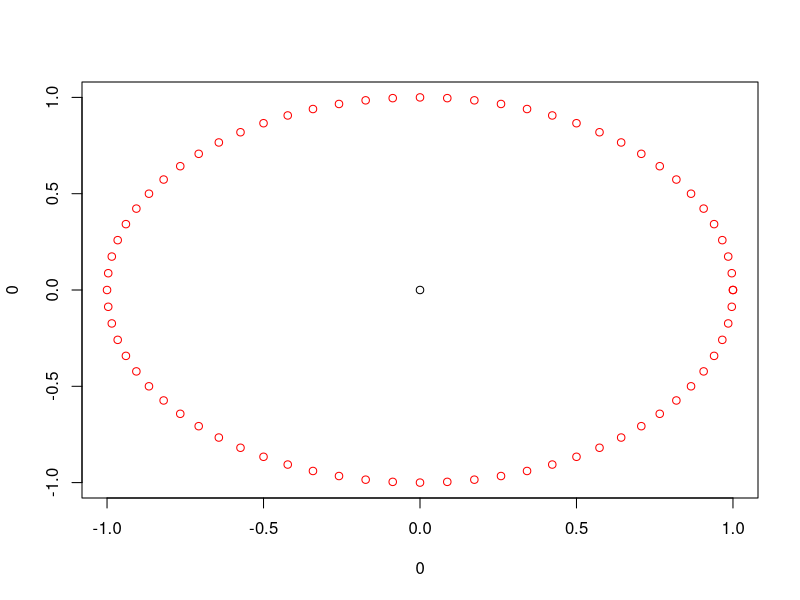
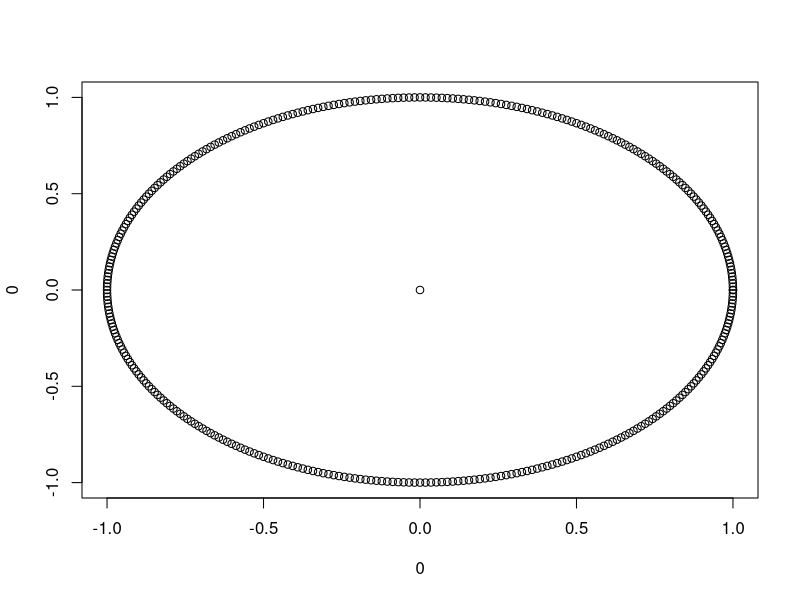
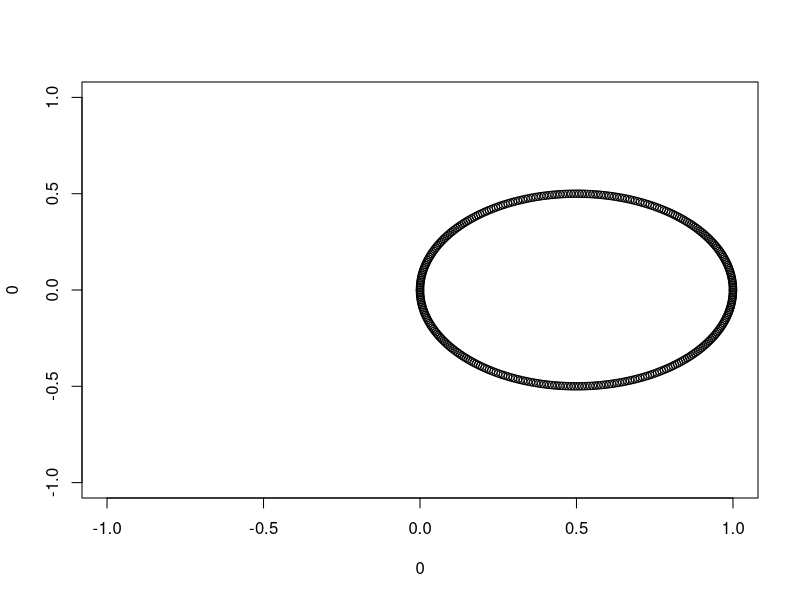
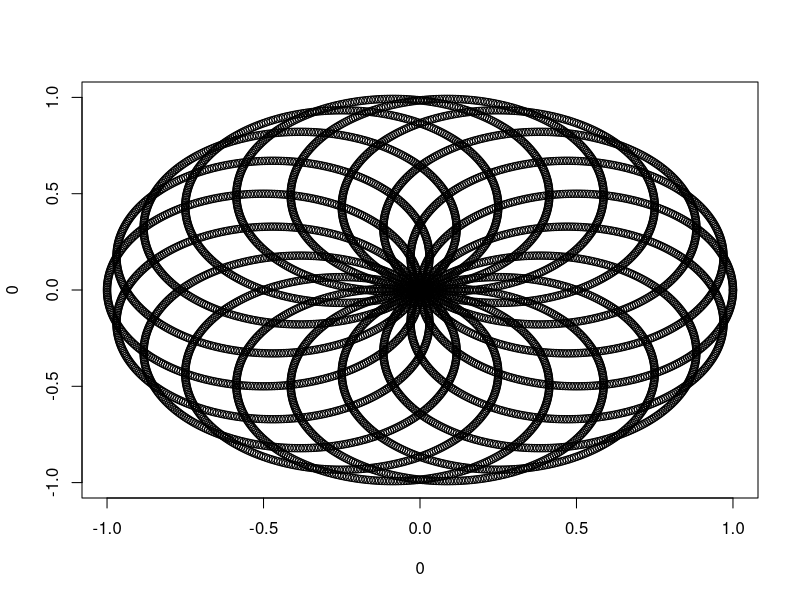
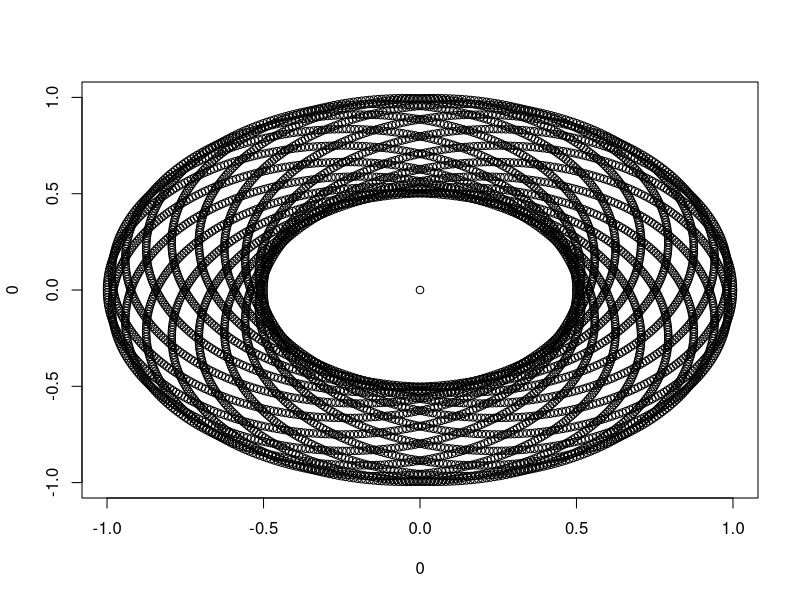
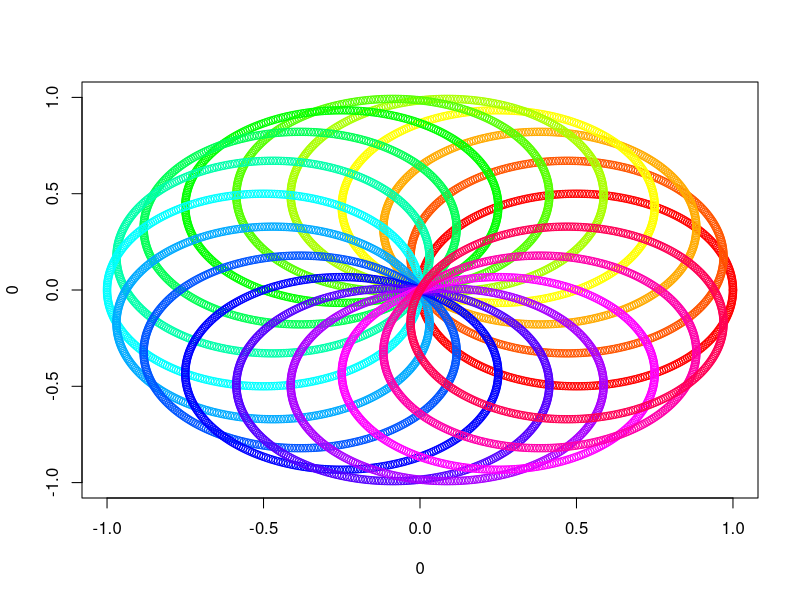

These charts were generated, in order, by the following R code:
# Solutions to https://adamtkocsis.com/rkheion/Exercises/2022-11-21d_circles_in_circle.html
# 2023-12-05

#' Degrees to radians converter
#'
#' @param x Angle in degrees.
#' @return Angle in radians
DegToRad <- function(x) x / 180 * pi 


#' Low-level plotting function to draw a circle with a given radius - updated for coloring
#'
#' @param x The x coordinate of origin
#' @param y The y coordinate of origin
#' @param r The radius of the circle
#' @param by The resolution of drawing in degrees. The default by==5
#' will draw a point for every five degrees.
#' @return The function has no return value.
DrawCircle <- function(x=0, y=0, r=1, by=5, color="black"){
  
  if(by==0) stop("Please provide a non-zero argument for 'by'!")
  ## # origin coordinates
  ## x <- 0.25
  ## y <- 0.1
  
  ## # by: increment the degrees by this amount
  ## by <- 1
  
  ## # radius
  ## r <- 0.75
  
  # start with 0 degrees (horizontal)
  deg <- 0
  
  # iterate for every 5th degree
  while(deg <= 360){
    # the degrees in radians
    rad <- DegToRad(deg)
    
    # actual point to plot
    # at this point doing this in one line definitely looks a bit
    # too long, so let's create new variables
    xCoord <- cos(rad)*r + x
    yCoord <- sin(rad)*r + y
    
    # and then do the plotting
    points(xCoord, yCoord, col=color)
    
    # do the incrementing after the first plotting is done!
    deg <- deg + by 
  }
  
}

# running the function
plot(0,0)
DrawCircle(col="red")
plot(0,0)
DrawCircle(by=1)


# Part 1: getting the plot

# quartz() # macs
# windows() # windows
# x11() # windows and linux
plot(0,0)
DrawCircle(x=0.5, y=0, r=0.5, by=1)

# empty plot
plot(0,0)

# degres
angle <- 0

# iterate untill full circle of origins
while(angle < 360){
  # degree of the origin
  rad <- DegToRad(angle)
  
  # the coordinates of th origin of circles
  xCoord <- cos(rad)/2
  yCoord <- sin(rad)/2
  
  # draw a circle around the origin
  DrawCircle(x=xCoord, y=yCoord, r=0.5, by=1)
  
  # increment 
  angle <- angle + 20
}



# Part 2
# empty plot
plot(0,0)

# degres
angle <- 0

# iterate untill full circle of origins
while(angle < 360){
  # degree of the origin
  rad <- DegToRad(angle)
  
  # the coordinates of th origin of circles
  xCoord <- cos(rad)/4
  yCoord <- sin(rad)/4
  
  # draw a circle around the origin
  DrawCircle(x=xCoord, y=yCoord, r=0.75, by=1)
  
  # increment 
  angle <- angle + 20
}





# setting color for every circle
# empty plot
plot(0,0)

# degres
angle <- 0

# use a color ramp
rainColors <-rainbow(360)

# iterate untill full circle of origins
while(angle < 360){
  # degree of the origin
  rad <- DegToRad(angle)
  
  # the coordinates of th origin of circles
  xCoord <- cos(rad)/2
  yCoord <- sin(rad)/2
  
  # draw a circle around the origin
  DrawCircle(x=xCoord, y=yCoord, r=0.5, by=1, color=rainColors[angle+1])
  
  # increment 
  angle <- angle + 20
}

